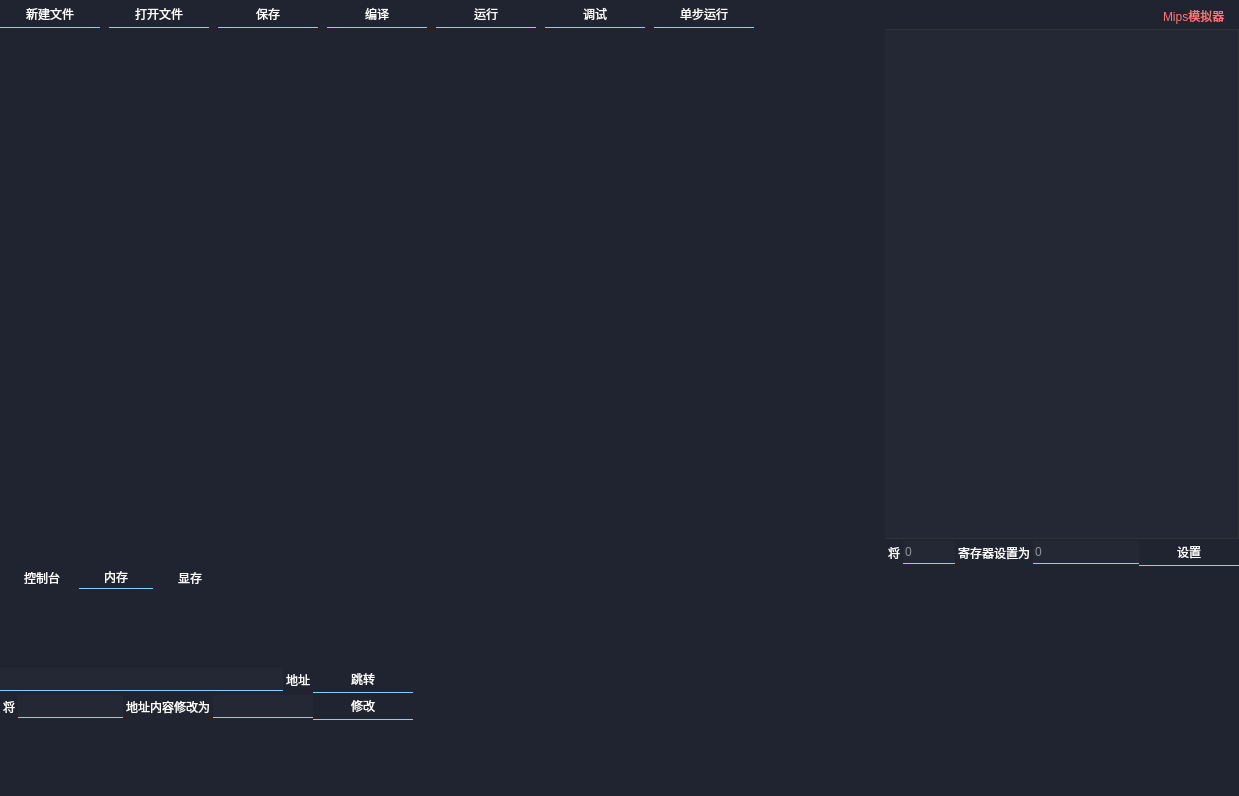
<?xml version="1.0" encoding="UTF-8"?>
<ui version="4.0">
 <class>mips</class>
 <widget class="QWidget" name="mips">
  <property name="geometry">
   <rect>
    <x>0</x>
    <y>0</y>
    <width>1239</width>
    <height>796</height>
   </rect>
  </property>
  <property name="windowTitle">
   <string>mips</string>
  </property>
  <property name="styleSheet">
   <string notr="true">*{
	font: 25 10pt &quot;微软雅黑 Light&quot;;
}

QWidget#mips{
	background-color: rgb(31, 36, 48);
}

QPushButton{
	background-color: rgb(31, 36, 48);
	color: white;
	padding-left: 10px;
	padding-right: 10px;
	padding-top: 4px;
	padding-bottom: 4px;
	width: 80px;
	margin: 0px 0xp 0px 0px;
	border-right: none;
	border-top: none;
	border-bottom: 1px ridge #3498db;
	border-left: none;
}

QPushButton:hover{
	color: rgb(115, 208, 255);
}

QPushButton:pressed{
	padding-left: 8px;
	padding-top: 2px;
}

QLabel{
	padding-top: 4px;
	padding-bottom: 4px;
}

QLineEdit {
background-color: rgb(35, 40, 52);
color: white;
	border-right: none;
	border-top: none;
	border-bottom: 1px ridge #3498db;
	border-left: none;
	padding-top: 3px;
	padding-bottom: 3px;
}</string>
  </property>
  <layout class="QVBoxLayout" name="verticalLayout">
   <property name="spacing">
    <number>0</number>
   </property>
   <property name="leftMargin">
    <number>0</number>
   </property>
   <property name="topMargin">
    <number>0</number>
   </property>
   <property name="rightMargin">
    <number>0</number>
   </property>
   <property name="bottomMargin">
    <number>0</number>
   </property>
   <item>
    <widget class="QWidget" name="functionArea" native="true">
     <property name="sizePolicy">
      <sizepolicy hsizetype="Preferred" vsizetype="Fixed">
       <horstretch>0</horstretch>
       <verstretch>0</verstretch>
      </sizepolicy>
     </property>
     <property name="maximumSize">
      <size>
       <width>16777215</width>
       <height>40</height>
      </size>
     </property>
     <layout class="QHBoxLayout" name="horizontalLayout">
      <property name="spacing">
       <number>9</number>
      </property>
      <property name="leftMargin">
       <number>0</number>
      </property>
      <property name="topMargin">
       <number>0</number>
      </property>
      <property name="rightMargin">
       <number>0</number>
      </property>
      <property name="bottomMargin">
       <number>0</number>
      </property>
      <item>
       <widget class="QPushButton" name="newFile">
        <property name="text">
         <string>新建文件</string>
        </property>
        <property name="shortcut">
         <string>Ctrl+N</string>
        </property>
       </widget>
      </item>
      <item>
       <widget class="QPushButton" name="openFile">
        <property name="text">
         <string>打开文件</string>
        </property>
        <property name="shortcut">
         <string>Ctrl+O</string>
        </property>
       </widget>
      </item>
      <item>
       <widget class="QPushButton" name="saveFile">
        <property name="text">
         <string>保存</string>
        </property>
        <property name="shortcut">
         <string>Ctrl+S</string>
        </property>
       </widget>
      </item>
      <item>
       <widget class="QPushButton" name="compile">
        <property name="text">
         <string>编译</string>
        </property>
        <property name="shortcut">
         <string>Ctrl+W</string>
        </property>
       </widget>
      </item>
      <item>
       <widget class="QPushButton" name="run">
        <property name="text">
         <string>运行</string>
        </property>
        <property name="shortcut">
         <string>Ctrl+R</string>
        </property>
       </widget>
      </item>
      <item>
       <widget class="QPushButton" name="debug">
        <property name="text">
         <string>调试</string>
        </property>
       </widget>
      </item>
      <item>
       <widget class="QPushButton" name="runOneLine">
        <property name="text">
         <string>单步运行</string>
        </property>
       </widget>
      </item>
      <item>
       <spacer name="horizontalSpacer">
        <property name="orientation">
         <enum>Qt::Horizontal</enum>
        </property>
        <property name="sizeHint" stdset="0">
         <size>
          <width>40</width>
          <height>20</height>
         </size>
        </property>
       </spacer>
      </item>
      <item>
       <widget class="QLabel" name="title">
        <property name="styleSheet">
         <string notr="true">font: 12pt &quot;华文隶书&quot;;
margin-top: 3px;
padding-right: 10px;
color: #ff7675;</string>
        </property>
        <property name="text">
         <string>Mips模拟器</string>
        </property>
       </widget>
      </item>
     </layout>
    </widget>
   </item>
   <item>
    <widget class="QWidget" name="mainArea" native="true">
     <property name="sizePolicy">
      <sizepolicy hsizetype="Preferred" vsizetype="Minimum">
       <horstretch>0</horstretch>
       <verstretch>0</verstretch>
      </sizepolicy>
     </property>
     <layout class="QHBoxLayout" name="horizontalLayout_3" stretch="5,2">
      <property name="spacing">
       <number>0</number>
      </property>
      <property name="leftMargin">
       <number>0</number>
      </property>
      <property name="topMargin">
       <number>0</number>
      </property>
      <property name="rightMargin">
       <number>0</number>
      </property>
      <property name="bottomMargin">
       <number>0</number>
      </property>
      <item>
       <widget class="QWidget" name="codeContainer" native="true">
        <property name="styleSheet">
         <string notr="true"/>
        </property>
       </widget>
      </item>
      <item>
       <widget class="QWidget" name="hexCodeContainer" native="true">
        <layout class="QVBoxLayout" name="verticalLayout_2">
         <property name="spacing">
          <number>0</number>
         </property>
         <property name="leftMargin">
          <number>0</number>
         </property>
         <property name="topMargin">
          <number>0</number>
         </property>
         <property name="rightMargin">
          <number>0</number>
         </property>
         <property name="bottomMargin">
          <number>0</number>
         </property>
         <item>
          <widget class="QPlainTextEdit" name="regCode">
           <property name="styleSheet">
            <string notr="true">background-color: rgb(35, 40, 52);
color: rgb(203, 204, 198);
font: 12pt Consolas;
border: 1px solid #2d3436;
border-left: none;</string>
           </property>
           <property name="documentTitle">
            <string/>
           </property>
           <property name="undoRedoEnabled">
            <bool>false</bool>
           </property>
           <property name="readOnly">
            <bool>true</bool>
           </property>
           <property name="backgroundVisible">
            <bool>false</bool>
           </property>
          </widget>
         </item>
         <item>
          <layout class="QHBoxLayout" name="horizontalLayout_5">
           <property name="spacing">
            <number>0</number>
           </property>
           <item>
            <widget class="QLabel" name="label_2">
             <property name="styleSheet">
              <string notr="true">color: white;</string>
             </property>
             <property name="text">
              <string>将</string>
             </property>
            </widget>
           </item>
           <item>
            <widget class="QLineEdit" name="regNumber">
             <property name="styleSheet">
              <string notr="true">width: 28px;</string>
             </property>
             <property name="maxLength">
              <number>2</number>
             </property>
             <property name="placeholderText">
              <string>0</string>
             </property>
            </widget>
           </item>
           <item>
            <widget class="QLabel" name="label_3">
             <property name="styleSheet">
              <string notr="true">color: white;</string>
             </property>
             <property name="text">
              <string>寄存器设置为</string>
             </property>
            </widget>
           </item>
           <item>
            <widget class="QLineEdit" name="number">
             <property name="styleSheet">
              <string notr="true"/>
             </property>
             <property name="maxLength">
              <number>10</number>
             </property>
             <property name="placeholderText">
              <string>0</string>
             </property>
            </widget>
           </item>
           <item>
            <widget class="QPushButton" name="editReg">
             <property name="text">
              <string>设置</string>
             </property>
            </widget>
           </item>
          </layout>
         </item>
        </layout>
       </widget>
      </item>
     </layout>
    </widget>
   </item>
   <item>
    <widget class="QWidget" name="consoleArea" native="true">
     <property name="sizePolicy">
      <sizepolicy hsizetype="Preferred" vsizetype="Fixed">
       <horstretch>0</horstretch>
       <verstretch>0</verstretch>
      </sizepolicy>
     </property>
     <property name="minimumSize">
      <size>
       <width>0</width>
       <height>230</height>
      </size>
     </property>
     <property name="maximumSize">
      <size>
       <width>16777215</width>
       <height>230</height>
      </size>
     </property>
     <property name="styleSheet">
      <string notr="true"/>
     </property>
     <layout class="QHBoxLayout" name="horizontalLayout_2">
      <property name="spacing">
       <number>0</number>
      </property>
      <property name="leftMargin">
       <number>0</number>
      </property>
      <property name="topMargin">
       <number>0</number>
      </property>
      <property name="rightMargin">
       <number>0</number>
      </property>
      <property name="bottomMargin">
       <number>0</number>
      </property>
      <item>
       <widget class="QTabWidget" name="tabArea">
        <property name="styleSheet">
         <string notr="true">QTabWidget::pane{
    border: none;
}

QTabWidget::tab-bar {
    left: 5px;
}

QTabBar::tab {
	font: 25 9pt &quot;微软雅黑 Light&quot;;
	color: white;
	background-color: rgb(31, 36, 48);
	border: none;
	width: 60px;
	padding: 4px 7px;
}

QTabBar::tab:selected {
	border-bottom: 1px ridge #3498db;
}</string>
        </property>
        <property name="currentIndex">
         <number>1</number>
        </property>
        <widget class="QWidget" name="console">
         <property name="styleSheet">
          <string notr="true">background-color: rgb(31, 36, 48);</string>
         </property>
         <attribute name="title">
          <string>控制台</string>
         </attribute>
         <layout class="QVBoxLayout" name="verticalLayout_3">
          <property name="spacing">
           <number>0</number>
          </property>
          <property name="leftMargin">
           <number>0</number>
          </property>
          <property name="topMargin">
           <number>0</number>
          </property>
          <property name="rightMargin">
           <number>0</number>
          </property>
          <property name="bottomMargin">
           <number>0</number>
          </property>
          <item>
           <widget class="QPlainTextEdit" name="consoleOutput">
            <property name="styleSheet">
             <string notr="true">background-color: rgb(31, 36, 48);
color: #55efc4;
font: 11pt Consolas;
border: none;
border-bottom: 1px solid #34495e;</string>
            </property>
            <property name="verticalScrollBarPolicy">
             <enum>Qt::ScrollBarAlwaysOff</enum>
            </property>
            <property name="readOnly">
             <bool>true</bool>
            </property>
            <property name="plainText">
             <string/>
            </property>
           </widget>
          </item>
          <item>
           <layout class="QHBoxLayout" name="horizontalLayout_4">
            <property name="spacing">
             <number>0</number>
            </property>
            <item>
             <widget class="QLabel" name="label">
              <property name="styleSheet">
               <string notr="true">color: #00b894;</string>
              </property>
              <property name="text">
               <string>&gt;</string>
              </property>
             </widget>
            </item>
            <item>
             <widget class="QLineEdit" name="consoleInput">
              <property name="styleSheet">
               <string notr="true">background-color: rgb(31, 36, 48);
color: #00b894;
margin: 0;
border: none;
font: 10pt &quot;Consolas&quot;;</string>
              </property>
              <property name="inputMask">
               <string/>
              </property>
              <property name="text">
               <string/>
              </property>
             </widget>
            </item>
           </layout>
          </item>
         </layout>
        </widget>
        <widget class="QWidget" name="memory">
         <property name="layoutDirection">
          <enum>Qt::LeftToRight</enum>
         </property>
         <property name="styleSheet">
          <string notr="true">background-color: rgb(31, 36, 48);</string>
         </property>
         <attribute name="title">
          <string>内存</string>
         </attribute>
         <layout class="QHBoxLayout" name="horizontalLayout_11" stretch="0">
          <property name="spacing">
           <number>0</number>
          </property>
          <property name="leftMargin">
           <number>0</number>
          </property>
          <property name="topMargin">
           <number>0</number>
          </property>
          <property name="rightMargin">
           <number>0</number>
          </property>
          <property name="bottomMargin">
           <number>0</number>
          </property>
          <item>
           <layout class="QHBoxLayout" name="horizontalLayout_10" stretch="2,4">
            <item>
             <layout class="QVBoxLayout" name="verticalLayout_5">
              <property name="spacing">
               <number>0</number>
              </property>
              <item>
               <spacer name="verticalSpacer">
                <property name="orientation">
                 <enum>Qt::Vertical</enum>
                </property>
                <property name="sizeHint" stdset="0">
                 <size>
                  <width>20</width>
                  <height>40</height>
                 </size>
                </property>
               </spacer>
              </item>
              <item>
               <layout class="QHBoxLayout" name="horizontalLayout_7">
                <property name="spacing">
                 <number>0</number>
                </property>
                <item>
                 <widget class="QLineEdit" name="memPosition">
                  <property name="styleSheet">
                   <string notr="true">background-color: rgb(35, 40, 52);</string>
                  </property>
                 </widget>
                </item>
                <item>
                 <widget class="QLabel" name="label_4">
                  <property name="styleSheet">
                   <string notr="true">color: white;</string>
                  </property>
                  <property name="text">
                   <string>地址</string>
                  </property>
                 </widget>
                </item>
                <item>
                 <widget class="QPushButton" name="memButton">
                  <property name="text">
                   <string>跳转</string>
                  </property>
                 </widget>
                </item>
               </layout>
              </item>
              <item>
               <layout class="QHBoxLayout" name="horizontalLayout_9">
                <property name="spacing">
                 <number>0</number>
                </property>
                <item>
                 <widget class="QLabel" name="label_5">
                  <property name="styleSheet">
                   <string notr="true">color: white;</string>
                  </property>
                  <property name="text">
                   <string>将</string>
                  </property>
                 </widget>
                </item>
                <item>
                 <widget class="QLineEdit" name="memAddress">
                  <property name="sizePolicy">
                   <sizepolicy hsizetype="Expanding" vsizetype="Fixed">
                    <horstretch>0</horstretch>
                    <verstretch>0</verstretch>
                   </sizepolicy>
                  </property>
                  <property name="minimumSize">
                   <size>
                    <width>30</width>
                    <height>0</height>
                   </size>
                  </property>
                  <property name="styleSheet">
                   <string notr="true">background-color: rgb(35, 40, 52);
width: 50px;</string>
                  </property>
                 </widget>
                </item>
                <item>
                 <widget class="QLabel" name="label_6">
                  <property name="styleSheet">
                   <string notr="true">color: white;</string>
                  </property>
                  <property name="text">
                   <string>地址内容修改为</string>
                  </property>
                 </widget>
                </item>
                <item>
                 <widget class="QLineEdit" name="memValue">
                  <property name="sizePolicy">
                   <sizepolicy hsizetype="Preferred" vsizetype="Fixed">
                    <horstretch>0</horstretch>
                    <verstretch>0</verstretch>
                   </sizepolicy>
                  </property>
                  <property name="minimumSize">
                   <size>
                    <width>100</width>
                    <height>0</height>
                   </size>
                  </property>
                  <property name="styleSheet">
                   <string notr="true">background-color: rgb(35, 40, 52);
width: 50px;</string>
                  </property>
                 </widget>
                </item>
                <item>
                 <widget class="QPushButton" name="memchangeButton">
                  <property name="text">
                   <string>修改</string>
                  </property>
                 </widget>
                </item>
               </layout>
              </item>
              <item>
               <spacer name="verticalSpacer_2">
                <property name="orientation">
                 <enum>Qt::Vertical</enum>
                </property>
                <property name="sizeHint" stdset="0">
                 <size>
                  <width>20</width>
                  <height>40</height>
                 </size>
                </property>
               </spacer>
              </item>
             </layout>
            </item>
            <item>
             <widget class="QPlainTextEdit" name="memOutput">
              <property name="styleSheet">
               <string notr="true">border: none;
color: white;</string>
              </property>
              <property name="verticalScrollBarPolicy">
               <enum>Qt::ScrollBarAlwaysOff</enum>
              </property>
              <property name="horizontalScrollBarPolicy">
               <enum>Qt::ScrollBarAlwaysOff</enum>
              </property>
              <property name="undoRedoEnabled">
               <bool>false</bool>
              </property>
              <property name="readOnly">
               <bool>true</bool>
              </property>
             </widget>
            </item>
           </layout>
          </item>
         </layout>
        </widget>
        <widget class="QWidget" name="tab">
         <attribute name="title">
          <string>显存</string>
         </attribute>
         <layout class="QHBoxLayout" name="horizontalLayout_6">
          <property name="spacing">
           <number>0</number>
          </property>
          <property name="leftMargin">
           <number>0</number>
          </property>
          <property name="topMargin">
           <number>0</number>
          </property>
          <property name="rightMargin">
           <number>0</number>
          </property>
          <property name="bottomMargin">
           <number>0</number>
          </property>
          <item>
           <layout class="QHBoxLayout" name="horizontalLayout_8">
            <property name="spacing">
             <number>0</number>
            </property>
            <item>
             <widget class="QPlainTextEdit" name="vmOutput">
              <property name="styleSheet">
               <string notr="true">background-color: rgb(31, 36, 48);
color: #55efc4;
font: 11pt Consolas;
border: none;
border-bottom: 1px solid #34495e;</string>
              </property>
              <property name="readOnly">
               <bool>true</bool>
              </property>
             </widget>
            </item>
            <item>
             <layout class="QVBoxLayout" name="verticalLayout_4">
              <property name="spacing">
               <number>0</number>
              </property>
             </layout>
            </item>
           </layout>
          </item>
         </layout>
        </widget>
       </widget>
      </item>
     </layout>
    </widget>
   </item>
  </layout>
 </widget>
 <resources/>
 <connections/>
</ui>
